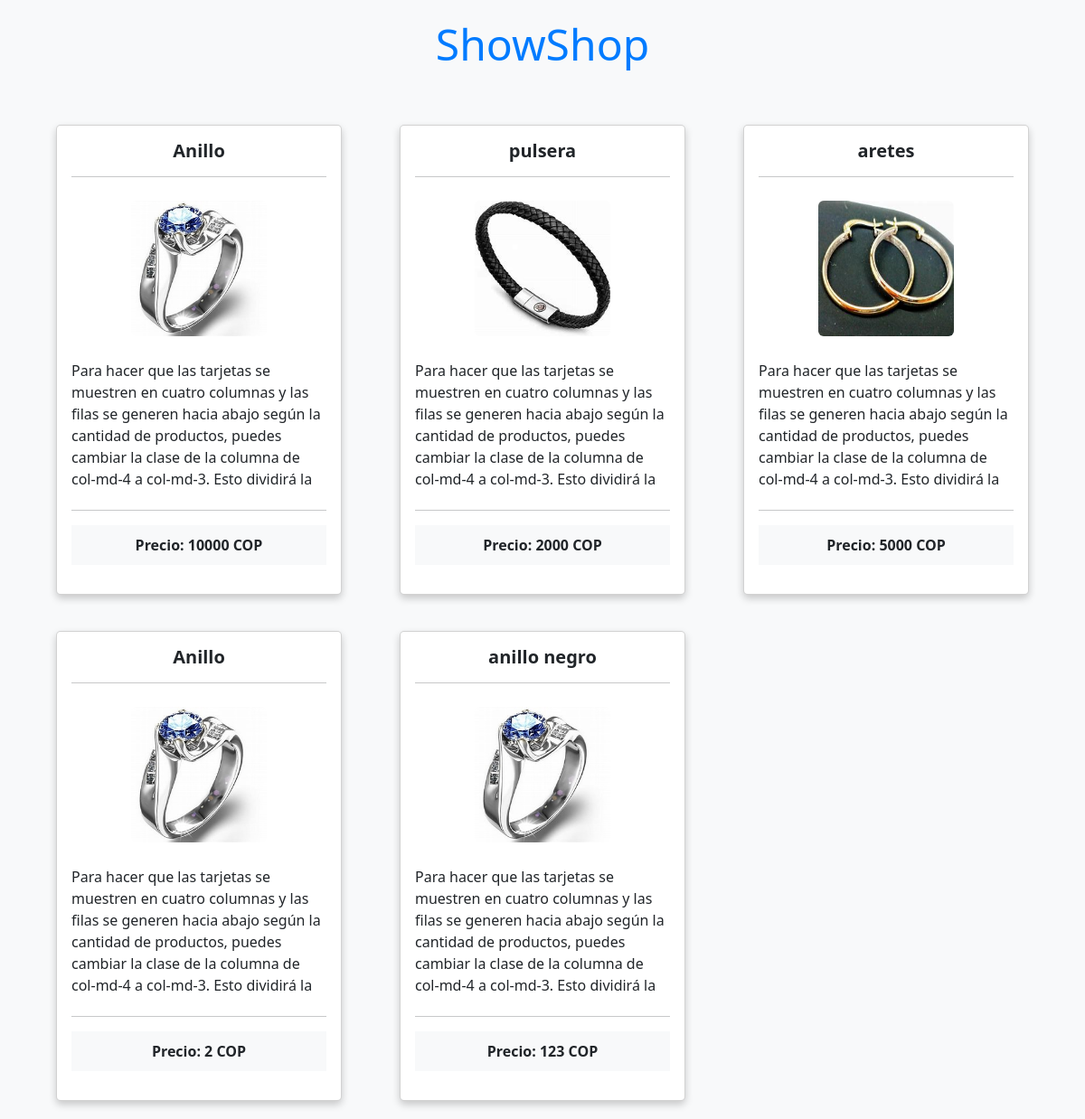
The page / on the database its author committed.
### Accesorios/models.py (models this page shows, shortened)
class Accesorio(models.Model):
    nombre = models.CharField(max_length=50)
    precio = models.IntegerField()
    descripcion = models.TextField()
    imagen = models.ImageField(upload_to='accesorios', null=True, blank=True)
    created = models.DateTimeField(auto_now_add=True)

### Accesorios/views.py (the view)
# urls.py: path('', views.AccesorioView.as_view(), name='accesorio_list'),
class AccesorioView (generic.ListView):
    template_name = "accesorios/accesorios.html" # template
    context_object_name = "accesorios" # nombre de la variable en el template
    queryset = Accesorio.objects.all() # SELECT * FROM Accesorio

### Accesorios/templates/Accesorios/accesorio_list.html (shortened to what this page needs)
{% load static %}
<!DOCTYPE html>
<html>
<head>
    <link rel="stylesheet" type="text/css" href="{% static 'bootstrap/css/bootstrap.min.css' %}">
</head>
<body>
    <h1 class="title">ShowShop</h1>
    <div class="container">
        <div class="row">
            {% for accesorio in accesorios %}
            <div class="col-md-4">
                <div class="card" data-bs-toggle="modal" data-bs-target="#modal{{ forloop.counter }}">
                    <div class="card-body">
                        <h5 class="card-title">{{ accesorio.nombre|default:"" }}</h5>
                        <hr>
                        {% if accesorio.imagen %}
                            <div class="d-flex justify-content-center mb-3">
                                <img src="{{ accesorio.imagen.url }}" class="card-img-top rounded card-img" alt="{{ accesorio.nombre }}">
                            </div>
                        {% endif %}
                        <div class="card-description">
                            <p class="card-text">{{ accesorio.descripcion|default:"" }}</p>
                        </div>
                        <hr>
                        <p class="card-price"><strong>Precio: {{ accesorio.precio|default:"" }} COP</strong></p>
                    </div>
                </div>
            </div>
            {% endfor %}
        </div>
    </div>
</body>
</html>

### Accesorios/templates/Accesorios/accesorio_list.html (style rules this page uses)
body { background-color: #f8f9fa; }
.title { color: #007bff; text-align: center; margin-top: 20px; font-size: 3em; }
.card { box-shadow: 0 4px 8px 0 rgba(0,0,0,0.2); transition: 0.3s; border-radius: 5px; margin: 20px; min-height: 510px; position: relative; }
.container { display: flex; justify-content: center; align-items: center; overflow-x: auto; margin-top: 40px; }
.row { flex-wrap: wrap; }
.card-img { max-width: 150px; max-height: 150px; min-weight: 150px; min-height: 150px; height: auto; margin: 10px auto; }
.card-title { text-align: center; font-weight: bold; }
.card-description { max-height: 150px; overflow-y: auto; }
.card-price { bottom: 0; width: 100%; text-align: center; padding: 10px; background: #f8f9fa; }

### rows shown on the page
Accesorio: nombre "Anillo", imagen (picture), descripcion "Para hacer que las tarjetas se muestren en cuatro columnas y las filas se generen hacia abajo según la cantidad de productos, puedes cambiar la clase de la columna de col-md-4 a col-md-3. Esto dividirá la…", precio "10000"
Accesorio: nombre "pulsera", imagen (picture), descripcion "Para hacer que las tarjetas se muestren en cuatro columnas y las filas se generen hacia abajo según la cantidad de productos, puedes cambiar la clase de la columna de col-md-4 a col-md-3. Esto dividirá la…", precio "2000"
Accesorio: nombre "aretes", imagen (picture), descripcion "Para hacer que las tarjetas se muestren en cuatro columnas y las filas se generen hacia abajo según la cantidad de productos, puedes cambiar la clase de la columna de col-md-4 a col-md-3. Esto dividirá la…", precio "5000"
Accesorio: nombre "Anillo", imagen (picture), descripcion "Para hacer que las tarjetas se muestren en cuatro columnas y las filas se generen hacia abajo según la cantidad de productos, puedes cambiar la clase de la columna de col-md-4 a col-md-3. Esto dividirá la…", precio "2"
Accesorio: nombre "anillo negro", imagen (picture), descripcion "Para hacer que las tarjetas se muestren en cuatro columnas y las filas se generen hacia abajo según la cantidad de productos, puedes cambiar la clase de la columna de col-md-4 a col-md-3. Esto dividirá la…", precio "123"
